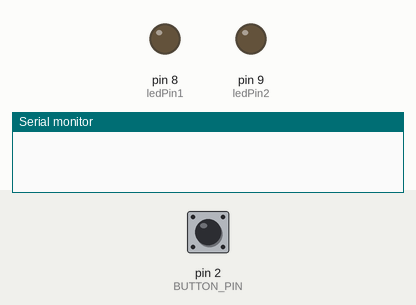
Bench run of a sketch on a simulated Arduino Uno, built with avr-gcc and run on an emulated ATmega328P. Shown: output pins drawn as LEDs (lit = HIGH), the last lines printed to the serial monitor. Dashed ring = blinking. The test bench sets the inputs (shaded band); at power-on: pin 2 (BUTTON_PIN) HIGH.

Above: at 1.2 s.
1.3 s: pin 2 (BUTTON_PIN) pulled LOW for 0.15 s
At 1.42 s:
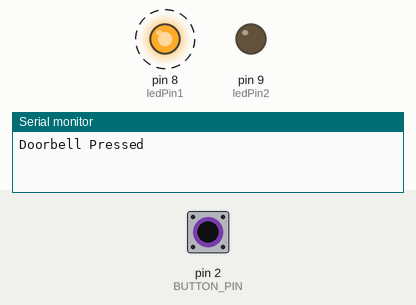
At 2.17 s:
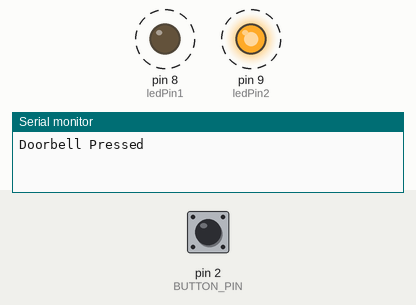
Timing chart, 0 to 10.3 s (numbered marks = the images above; inputs shaded):
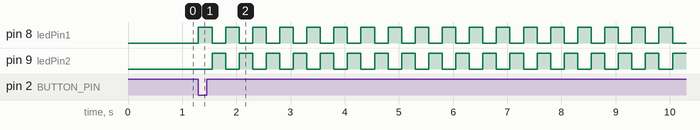

Measured:
- after the input at 1.3 s, pin 8 (ledPin1): alternates HIGH for 0.25 s and LOW for 0.25 s, starting at once; pin 9 (ledPin2): alternates HIGH for 0.25 s and LOW for 0.25 s, starting after 0.25 s

The sketch:

main.ino
```cpp
#define BUTTON_PIN 2

const int ledPin1 = 8;
const int ledPin2 = 9;

bool buttonPressed = false;

void setup() {
  pinMode(BUTTON_PIN, INPUT_PULLUP);

  pinMode(ledPin1, OUTPUT);
  pinMode(ledPin2, OUTPUT);

  Serial.begin(9600);
}

void ledSequence() {
  digitalWrite(ledPin1, HIGH);
  delay(250);
  digitalWrite(ledPin1, LOW);

  digitalWrite(ledPin2, HIGH);
  delay(250);
  digitalWrite(ledPin2, LOW);
}

void loop() {
  if (digitalRead(BUTTON_PIN) == LOW) {
    if (!buttonPressed) {
      Serial.println("Doorbell Pressed");
      buttonPressed = true;

      for (int i = 0; i < 30; i++) {
        ledSequence();
      }
    }
  } else {
    buttonPressed = false;
  }

  delay(50);
}
```
